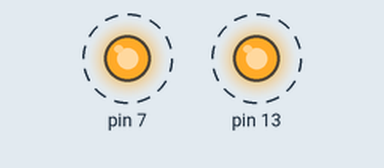
Recording of a sketch running on a simulated Arduino Uno, built with avr-gcc and run on an emulated ATmega328P. On the bench: output pins drawn as LEDs (lit = HIGH). Dashed ring = blinking.

Above: at 8.19 s.
Timing chart, 0 to 11.0 s (numbered marks = the images above):
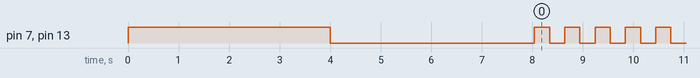

The sketch:

testbt.ino
```cpp
#include <SoftwareSerial.h>

//SIEMPRE  AL REVEZ
//PIN 2 TX (RX)
//PIN 3 RX (TX)

SoftwareSerial blue (2, 3);

char NOMBRE[21] = "SEGUNDOPISO";
char BPS = '4';
char PASS[5] = "0004";

void setup() {
  blue.begin(9600);

  pinMode(13, OUTPUT);
  pinMode(7, OUTPUT);
  digitalWrite(13, HIGH);
  digitalWrite(7, HIGH);
  delay(4000);

  digitalWrite(13, LOW);
  digitalWrite(7, LOW );

  blue.print("AT");
  delay(1000);

  blue.print("AT+NAME");
  blue.print(NOMBRE);
  delay(1000);

  blue.print("AT+BAUD");
  blue.print(BPS);
  delay(1000);

  blue.print("AT+PIN");
  blue.print(PASS);
  delay(1000);

}

void loop() {
  digitalWrite(13, !digitalRead(13));
  digitalWrite(7, !digitalRead(7));
  delay(300);

}
```

Measured:
- by itself, pin 7, pin 13: repeats every 0.60 s: HIGH 0.30 s, LOW 0.30 s
